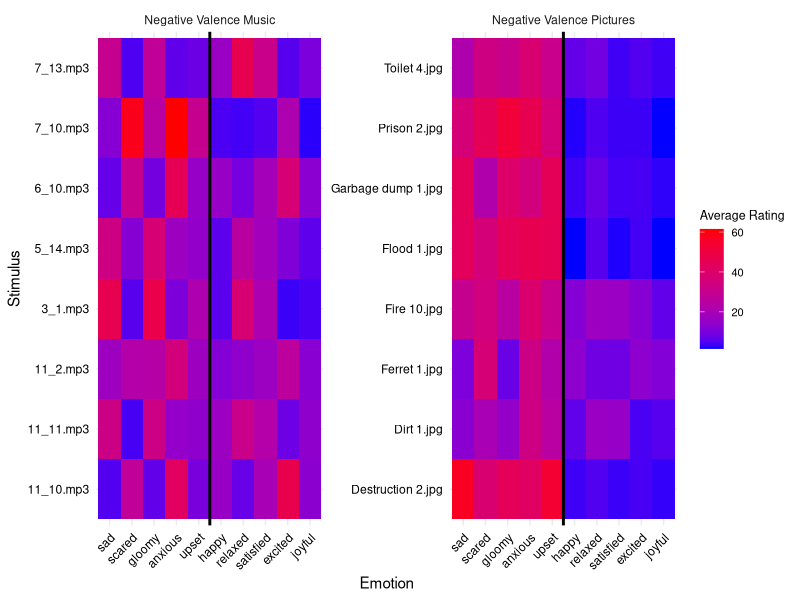
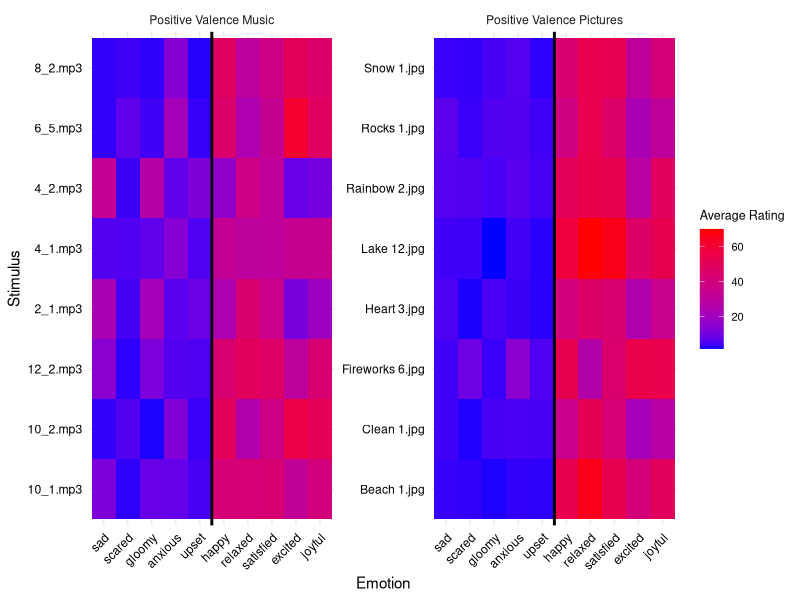
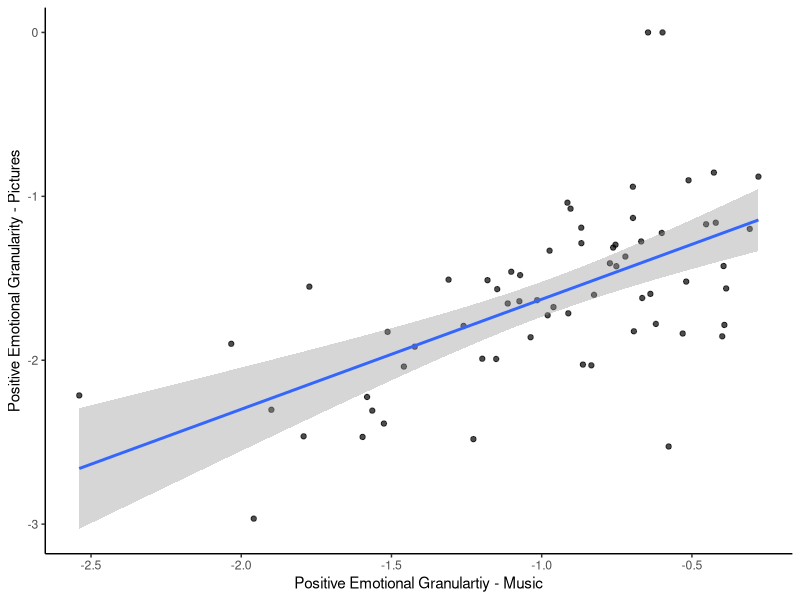
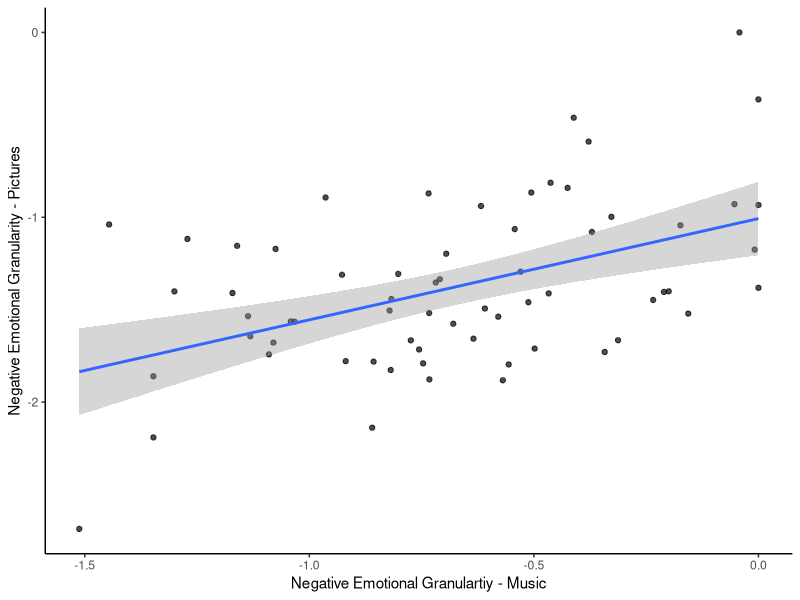
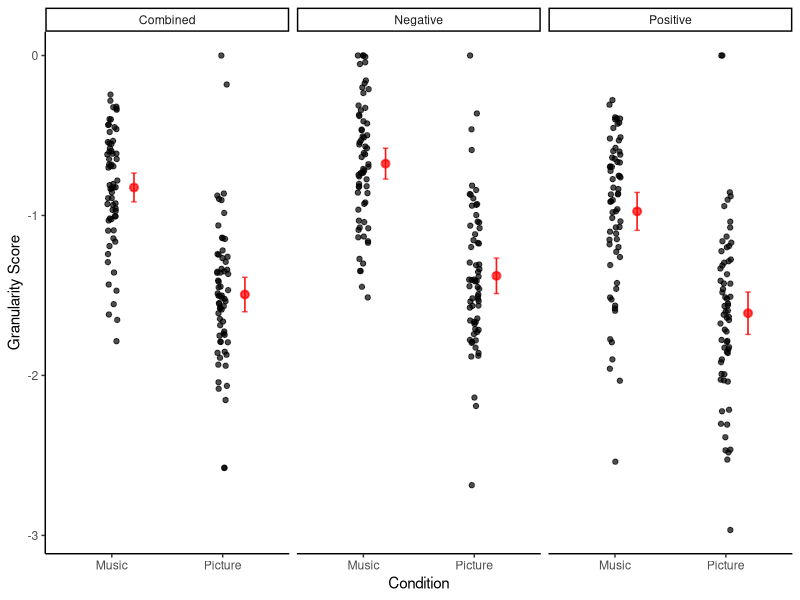
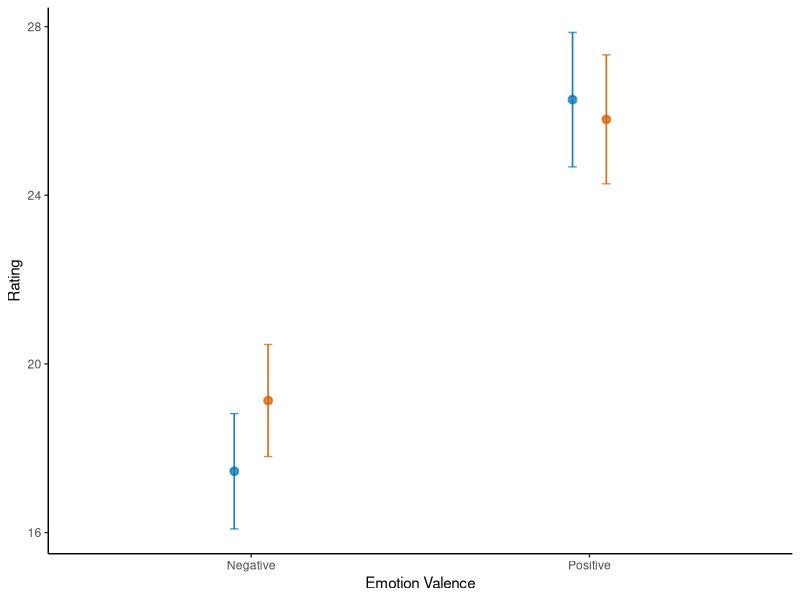
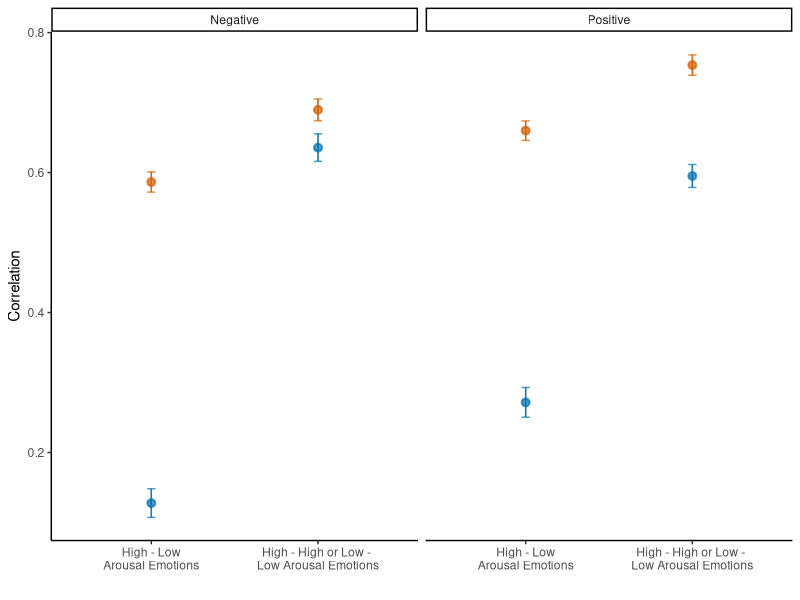
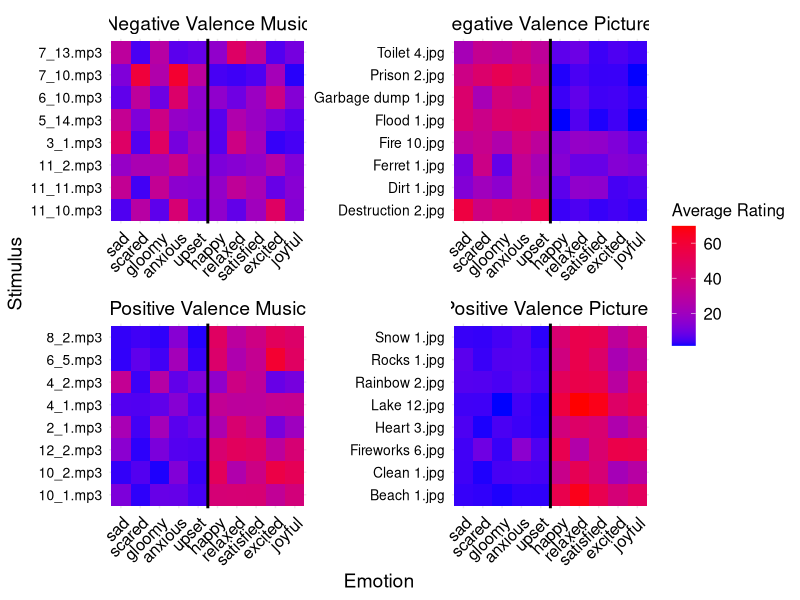

The R script that drew these images, in order:
## ---- chunk 1
library(lmerTest)
library(tidyverse)
library(corrplot)
## ---- chunk 2
granularity_scores <- read.csv(file='../data/study2_granularityscores.csv')

pos_ratings <- read.csv(file='../data/study2_positiveratings.csv')

neg_ratings <- read.csv(file='../data/study2_negativeratings.csv')
## ---- chunk 3
averages_pos <- pos_ratings %>%
  pivot_longer(happy:relaxed, names_to = "Emotion", values_to = "Response") %>%
  group_by(stim, condition, Emotion) %>%
  summarise(
     `Average Rating` = mean(Response, na.rm = TRUE)
    )

averages_neg <- neg_ratings %>%
  pivot_longer(gloomy:upset, names_to = "Emotion", values_to = "Response") %>%
  group_by(stim, condition,Emotion) %>%
  summarise(
    `Average Rating` = mean(Response, na.rm = TRUE)
    )

# Positive and Negative picture and music lists
pos_pic <- c("Beach 1.jpg", "Fireworks 6.jpg", "Lake 12.jpg", "Rainbow 2.jpg", "Clean 1.jpg", "Heart 3.jpg", "Rocks 1.jpg", "Snow 1.jpg")
neg_pic <- c("Dirt 1.jpg", "Ferret 1.jpg", "Fire 10.jpg", "Flood 1.jpg", "Destruction 2.jpg", "Garbage dump 1.jpg", "Prison 2.jpg", "Toilet 4.jpg")

pos_music <- c("2_1.mp3", "4_1.mp3", "4_2.mp3", "6_5.mp3", "8_2.mp3", "10_1.mp3", "10_2.mp3", "12_2.mp3")
neg_music <- c("3_1.mp3", "5_14.mp3", "6_10.mp3", "7_10.mp3", "7_13.mp3", "11_2.mp3", "11_10.mp3", "11_11.mp3")

# Apply the filter function
# Create a function to filter data by positive or negative images/music
filter_by_type <- function(data, type_list, column_name) {
  data %>%
    filter(!!sym(column_name) %in% type_list)
}
averages_master <- rbind(averages_pos,averages_neg)
pos_pic_data <- filter_by_type(averages_master, pos_pic, "stim")
neg_pic_data <- filter_by_type(averages_master, neg_pic, "stim")

pos_music_data <- filter_by_type(averages_master, pos_music, "stim")
neg_music_data <- filter_by_type(averages_master, neg_music, "stim")

neg_averages <- rbind(neg_pic_data,neg_music_data)

neg_averages$Emotion <- factor(neg_averages$Emotion, levels = c("sad", "scared", "gloomy", "anxious", "upset", "happy", "relaxed", "satisfied", "excited", "joyful"))

neg_averages <- neg_averages %>%
  mutate(condition = recode(condition, music = "Negative Valence Music", pic = "Negative Valence Pictures")) 

ggplot(neg_averages,aes(x = Emotion, y = stim, fill = `Average Rating`)) +
    geom_tile() +
    #ggtitle(paste("Average Responses by Emotion and Stimulus for", group_name)) +
    xlab("Emotion") +
    ylab("Stimulus") +
    scale_fill_gradient(low = "blue", high = "red") +  # Adjust color scheme as needed
    theme_minimal() +
    theme(axis.text.x = element_text(angle = 45, hjust = 1, color = "black"), axis.text.y = element_text(color = "black"), plot.background = element_rect(fill = "white", color = NA),  # Set plot background to white
        panel.background = element_rect(fill = "white", color = NA),legend.title = element_text(size = 9), 
               legend.text = element_text(size = 8)) +
  facet_wrap(~condition, scales = "free") +
  geom_vline(xintercept=5.5, color="black", linetype="solid", size=1)

pos_averages <- rbind(pos_pic_data,pos_music_data)

pos_averages$Emotion <- factor(pos_averages$Emotion, levels = c("sad", "scared", "gloomy", "anxious", "upset", "happy", "relaxed", "satisfied", "excited", "joyful"))

pos_averages <- pos_averages %>%
  mutate(condition = recode(condition, music = "Positive Valence Music", pic = "Positive Valence Pictures"))

ggplot(pos_averages, aes(x = Emotion, y = stim, fill = `Average Rating`)) +
    geom_tile() +
    #ggtitle(paste("Average Responses by Emotion and Stimulus for", group_name)) +
    xlab("Emotion") +
    ylab("Stimulus") +
    scale_fill_gradient(low = "blue", high = "red") +  # Adjust color scheme as needed
    theme_minimal() +
    theme(axis.text.x = element_text(angle = 45, hjust = 1, color = "black"), axis.text.y = element_text(color = "black"), plot.background = element_rect(fill = "white", color = NA),  # Set plot background to white
        panel.background = element_rect(fill = "white", color = NA),legend.title = element_text(size = 9), 
               legend.text = element_text(size = 8)) +
  facet_wrap(~condition, scales = "free") +
  geom_vline(xintercept=5.5, color="black", linetype="solid", size=1)

averages_total <- rbind(pos_averages, neg_averages)

averages_total_plot <-
ggplot(averages_total, aes(x = Emotion, y = stim, fill = `Average Rating`)) +
    geom_tile() +
    #ggtitle(paste("Average Responses by Emotion and Stimulus for", group_name)) +
    xlab("Emotion") +
    ylab("Stimulus") +
    scale_fill_gradient(low = "blue", high = "red") +  # Adjust color scheme as needed
    theme_minimal() +
    theme(axis.text.x = element_text(angle = 45, hjust = 1, color = "black", size = 12), 
          axis.text.y = element_text(color = "black", size=10),
          strip.text = element_text(color = "black", size=14),
          axis.title = element_text(color = "black", size=14),
          plot.background = element_rect(fill = "white", color = NA),  # Set plot background to white
        panel.background = element_rect(fill = "white", color = NA),
        legend.title = element_text(size = 12), 
            legend.text = element_text(size = 12)
        ) +
  facet_wrap(~condition, scales = "free") +
  geom_vline(xintercept=5.5, color="black", linetype="solid", size=1)

ggsave('../heatmap_averagestudy2.png',averages_total_plot, dpi=1000, width=9)
## ---- chunk 4
#pos - music
pos_ratings_music <- pos_ratings %>%
  subset(condition=="music")

# Select only the numeric columns for the correlation matrix
matrix_columns <- pos_ratings_music[c(3:7)]

# Calculate the correlation matrix
correlation_matrix <- cor(matrix_columns, use = "complete.obs")

# Function to compute significance levels
cor.mtest <- function(mat, conf.level = 0.95) {
  mat <- as.matrix(mat)
  n <- ncol(mat)
  p.mat <- matrix(NA, n, n)
  diag(p.mat) <- 0
  for (i in 1:(n - 1)) {
    for (j in (i + 1):n) {
      tmp <- cor.test(mat[, i], mat[, j], conf.level = conf.level)
      p.mat[i, j] <- p.mat[j, i] <- tmp$p.value
    }
  }
  colnames(p.mat) <- rownames(p.mat) <- colnames(mat)
  p.mat
}

# Compute p-values
p_values <- cor.mtest(matrix_columns)

# Specify the folder where you want to save the file
output_folder <- "../results/qualtrics/"

# Combine the folder path with the file name
output_file <- file.path(output_folder, "full_surveys_corrmatrix.png")

# Open a PNG device with the specified file path
png(output_file, width = 800, height = 800)

# Generate the corrplot
corrplot(correlation_matrix, method = "circle", type = "upper", 
         p.mat = p_values, sig.level = 0.05, insig = "blank",
         tl.col = "black", tl.srt = 45, addCoef.col = NULL,
         col = colorRampPalette(c("blue", "white", "red"))(200))

title(main = "", col.main = "black", font.main = 4)

# Close the PNG device
dev.off()

#pos-pics
pos_ratings_pic <- pos_ratings %>%
  subset(condition=="pic")

# Select only the numeric columns for the correlation matrix
matrix_columns <- pos_ratings_pic[c(3:7)]

# Calculate the correlation matrix
correlation_matrix <- cor(matrix_columns, use = "complete.obs")

# Function to compute significance levels
cor.mtest <- function(mat, conf.level = 0.95) {
  mat <- as.matrix(mat)
  n <- ncol(mat)
  p.mat <- matrix(NA, n, n)
  diag(p.mat) <- 0
  for (i in 1:(n - 1)) {
    for (j in (i + 1):n) {
      tmp <- cor.test(mat[, i], mat[, j], conf.level = conf.level)
      p.mat[i, j] <- p.mat[j, i] <- tmp$p.value
    }
  }
  colnames(p.mat) <- rownames(p.mat) <- colnames(mat)
  p.mat
}

# Compute p-values
p_values <- cor.mtest(matrix_columns)

# Specify the folder where you want to save the file
output_folder <- "../results/qualtrics/"

# Combine the folder path with the file name
output_file <- file.path(output_folder, "full_surveys_corrmatrix.png")

# Open a PNG device with the specified file path
png(output_file, width = 800, height = 800)

# Generate the corrplot
corrplot(correlation_matrix, method = "circle", type = "upper", 
         p.mat = p_values, sig.level = 0.05, insig = "blank",
         tl.col = "black", tl.srt = 45, addCoef.col = NULL,
         col = colorRampPalette(c("blue", "white", "red"))(200))

title(main = "", col.main = "black", font.main = 4)

# Close the PNG device
dev.off()

#neg - music
neg_ratings_pic <- neg_ratings %>%
  subset(condition=="pic")

# Select only the numeric columns for the correlation matrix
matrix_columns <- neg_ratings_pic[c(3:7)]

# Calculate the correlation matrix
correlation_matrix <- cor(matrix_columns, use = "complete.obs")

# Function to compute significance levels
cor.mtest <- function(mat, conf.level = 0.95) {
  mat <- as.matrix(mat)
  n <- ncol(mat)
  p.mat <- matrix(NA, n, n)
  diag(p.mat) <- 0
  for (i in 1:(n - 1)) {
    for (j in (i + 1):n) {
      tmp <- cor.test(mat[, i], mat[, j], conf.level = conf.level)
      p.mat[i, j] <- p.mat[j, i] <- tmp$p.value
    }
  }
  colnames(p.mat) <- rownames(p.mat) <- colnames(mat)
  p.mat
}

# Compute p-values
p_values <- cor.mtest(matrix_columns)

# Specify the folder where you want to save the file
output_folder <- "../results/qualtrics/"

# Combine the folder path with the file name
output_file <- file.path(output_folder, "full_surveys_corrmatrix.png")

# Open a PNG device with the specified file path
png(output_file, width = 800, height = 800)

# Generate the corrplot
corrplot(correlation_matrix, method = "circle", type = "upper", 
         p.mat = p_values, sig.level = 0.05, insig = "blank",
         tl.col = "black", tl.srt = 45, addCoef.col = NULL,
         col = colorRampPalette(c("blue", "white", "red"))(200))

title(main = "", col.main = "black", font.main = 4)

# Close the PNG device
dev.off()

#pos-pics
pos_ratings_pic <- pos_ratings %>%
  subset(condition=="pic")

# Select only the numeric columns for the correlation matrix
matrix_columns <- pos_ratings_pic[c(3:7)]

# Calculate the correlation matrix
correlation_matrix <- cor(matrix_columns, use = "complete.obs")

# Function to compute significance levels
cor.mtest <- function(mat, conf.level = 0.95) {
  mat <- as.matrix(mat)
  n <- ncol(mat)
  p.mat <- matrix(NA, n, n)
  diag(p.mat) <- 0
  for (i in 1:(n - 1)) {
    for (j in (i + 1):n) {
      tmp <- cor.test(mat[, i], mat[, j], conf.level = conf.level)
      p.mat[i, j] <- p.mat[j, i] <- tmp$p.value
    }
  }
  colnames(p.mat) <- rownames(p.mat) <- colnames(mat)
  p.mat
}

# Compute p-values
p_values <- cor.mtest(matrix_columns)

# Specify the folder where you want to save the file
output_folder <- "../results/qualtrics/"

# Combine the folder path with the file name
output_file <- file.path(output_folder, "full_surveys_corrmatrix.png")

# Open a PNG device with the specified file path
png(output_file, width = 800, height = 800)

# Generate the corrplot
corrplot(correlation_matrix, method = "circle", type = "upper", 
         p.mat = p_values, sig.level = 0.05, insig = "blank",
         tl.col = "black", tl.srt = 45, addCoef.col = NULL,
         col = colorRampPalette(c("blue", "white", "red"))(200))

title(main = "", col.main = "black", font.main = 4)

# Close the PNG device
dev.off()
## ---- chunk 5
#granularity across pics + music
##positive
cor.test(granularity_scores$posmusicICC, granularity_scores$pospicICC)

##negative
cor.test(granularity_scores$negmusicICC, granularity_scores$negpicICC)

##combined
cor.test(granularity_scores$allmusicICC, granularity_scores$allpicICC)
## ---- chunk 6
#granularity across pics + music
##positive
t.test(granularity_scores$posmusicICC, granularity_scores$pospicICC, paired=TRUE)

##negative
t.test(granularity_scores$negmusicICC, granularity_scores$negpicICC, paired=TRUE)

##combined
t.test(granularity_scores$allmusicICC, granularity_scores$allpicICC, paired=TRUE)
## ---- chunk 7
#gloomy sad scared anxious upset
neg_ratings$average <- (neg_ratings$gloomy + neg_ratings$sad + neg_ratings$scared + neg_ratings$anxious + neg_ratings$gloomy)/5

neg_averages <-
  neg_ratings %>%
  group_by(Participant.Public.ID, condition) %>%
  dplyr::summarize(mean = mean(average))

neg_averages$valence <- "Negative"

m1 <- lmer(data=neg_averages, mean ~ condition + (1|Participant.Public.ID))
summary(m1)

#relaxed, excited, satisfied, happy, joyful
pos_ratings$average <- (pos_ratings$relaxed + pos_ratings$excited + pos_ratings$satisfied + pos_ratings$happy + pos_ratings$joyful)/5

pos_averages <-
  pos_ratings %>%
  group_by(Participant.Public.ID, condition) %>%
  dplyr::summarize(mean = mean(average))

pos_averages$valence <- "Positive"

m1 <- lmer(data=pos_averages, mean ~ condition + (1|Participant.Public.ID))
summary(m1)

averages <- rbind(neg_averages, pos_averages)
## ---- chunk 8
#correlation between ICCs
ggplot(data=granularity_scores, aes(x=posmusicICC, y=pospicICC)) +
  theme_classic()+
  theme(legend.position = "none")+
  geom_point(alpha=0.7) +
  geom_smooth(method="lm") +
  xlab("Positive Emotional Granulartiy - Music") +
  ylab("Positive Emotional Granularity - Pictures")

ggplot(data=granularity_scores, aes(x=negmusicICC, y=negpicICC)) +
  theme_classic()+
  theme(legend.position = "none")+
  geom_point(alpha=0.7) +
  geom_smooth(method="lm") +
  xlab("Negative Emotional Granulartiy - Music") +
  ylab("Negative Emotional Granularity - Pictures")

#magnitude differences in ICCs
granularity_scores_long <-
  granularity_scores %>%
  pivot_longer(negmusicICC:allpicICC) 
  
granularity_scores_long$valence <- ifelse(grepl("^neg",granularity_scores_long$name), "Negative", "Positive")
granularity_scores_long$valence <- ifelse(grepl("^all",granularity_scores_long$name), "Combined", granularity_scores_long$valence)
granularity_scores_long$condition <- ifelse(grepl("pic",granularity_scores_long$name), "Picture", "Music")


ggplot(data=granularity_scores_long, aes(x=condition, y=value)) +
  stat_summary(fun.data = 'mean_cl_normal', geom = 'errorbar', width = 0.05, alpha=0.7,position = position_nudge(x = .2, y = 0),color="red") +
  stat_summary(fun.data = 'mean_cl_normal', geom = 'pointrange', alpha=0.7,position = position_nudge(x = .2, y = 0),color="red")+
  theme_classic()+
  theme(legend.position = "none") +
  facet_wrap(~valence,scales = "free_x") +
  geom_jitter(alpha=0.7, width=0.05) +
  #geom_violinhalf(position = position_nudge(x = .2, y = 0))
  xlab("Condition") +
  ylab("Granularity Score")

#magnitude differences in raw ratings (not ICC)
ggplot(data=averages, aes(x=valence, y=mean, color=condition)) +
     stat_summary(fun.data = 'mean_se', geom = 'errorbar', width = 0.05, alpha=0.7,position=position_dodge(width=0.2)) +
  stat_summary(fun.data = 'mean_se', geom = 'pointrange', alpha=0.7,position=position_dodge(width=0.2))+
  theme_classic()+
  theme(legend.position = "none") +
  xlab("Emotion Valence") +
  ylab("Rating") +
  scale_color_manual(values=c("#0072B2", "#D55E00" )) +
  scale_fill_manual(values=c("#0072B2","#D55E00"))
## ---- chunk 9
##Pos emotions
#relaxed, excited, satisfied, happy, joyful

#relaxed - excited
relaxed_excited_cor <-
  pos_ratings %>%
  group_by(Participant.Public.ID, condition) %>%
  dplyr::summarize(cor = cor(relaxed, excited))

relaxed_excited_cor_pics <- relaxed_excited_cor %>%
  subset(condition == "pic")

relaxed_excited_cor_music <- relaxed_excited_cor %>%
  subset(condition == "music")

t.test(relaxed_excited_cor_music$cor, relaxed_excited_cor_pics$cor, paired=TRUE)

#relaxed - satisfied
relaxed_satisfied_cor <-
  pos_ratings %>%
  group_by(Participant.Public.ID, condition) %>%
  dplyr::summarize(cor = cor(relaxed, satisfied))

relaxed_satisfied_cor_pics <- relaxed_satisfied_cor %>%
  subset(condition == "pic")

relaxed_satisfied_cor_music <- relaxed_satisfied_cor %>%
  subset(condition == "music")

t.test(relaxed_satisfied_cor_music$cor, relaxed_satisfied_cor_pics$cor, paired=TRUE)

#relaxed - happy
relaxed_happy_cor <-
  pos_ratings %>%
  group_by(Participant.Public.ID, condition) %>%
  dplyr::summarize(cor = cor(relaxed, happy))

relaxed_happy_cor_pics <- relaxed_happy_cor %>%
  subset(condition == "pic")

relaxed_happy_cor_music <- relaxed_happy_cor %>%
  subset(condition == "music")

t.test(relaxed_happy_cor_music$cor, relaxed_happy_cor_pics$cor, paired=TRUE)

#relaxed - joyful
relaxed_joyful_cor <-
  pos_ratings %>%
  group_by(Participant.Public.ID, condition) %>%
  dplyr::summarize(cor = cor(relaxed, joyful))

relaxed_joyful_cor_pics <- relaxed_joyful_cor %>%
  subset(condition == "pic")

relaxed_joyful_cor_music <- relaxed_joyful_cor %>%
  subset(condition == "music")

t.test(relaxed_joyful_cor_music$cor, relaxed_joyful_cor_pics$cor, paired=TRUE)

#excited - satisfied
excited_satisfied_cor <-
  pos_ratings %>%
  group_by(Participant.Public.ID, condition) %>%
  dplyr::summarize(cor = cor(excited, satisfied))

excited_satisfied_cor_pics <- excited_satisfied_cor %>%
  subset(condition == "pic")

excited_satisfied_cor_music <- excited_satisfied_cor %>%
  subset(condition == "music")

t.test(excited_satisfied_cor_music$cor, excited_satisfied_cor_pics$cor, paired=TRUE)

#excited - happy
excited_happy_cor <-
  pos_ratings %>%
  group_by(Participant.Public.ID, condition) %>%
  dplyr::summarize(cor = cor(excited, happy))

excited_happy_cor_pics <- excited_happy_cor %>%
  subset(condition == "pic")

excited_happy_cor_music <- excited_happy_cor %>%
  subset(condition == "music")

t.test(excited_happy_cor_music$cor, excited_happy_cor_pics$cor, paired=TRUE)

#excited - joyful
excited_joyful_cor <-
  pos_ratings %>%
  group_by(Participant.Public.ID, condition) %>%
  dplyr::summarize(cor = cor(excited, joyful))

excited_joyful_cor_pics <- excited_joyful_cor %>%
  subset(condition == "pic")

excited_joyful_cor_music <- excited_joyful_cor %>%
  subset(condition == "music")

t.test(excited_joyful_cor_music$cor, excited_joyful_cor_pics$cor, paired=TRUE)

#satisfied - happy
satisfied_happy_cor <-
  pos_ratings %>%
  group_by(Participant.Public.ID, condition) %>%
  dplyr::summarize(cor = cor(satisfied, happy))

satisfied_happy_cor_pics <- satisfied_happy_cor %>%
  subset(condition == "pic")

satisfied_happy_cor_music <- satisfied_happy_cor %>%
  subset(condition == "music")

t.test(satisfied_happy_cor_music$cor, satisfied_happy_cor_pics$cor, paired=TRUE)

#satisfied - joyful
satisfied_joyful_cor <-
  pos_ratings %>%
  group_by(Participant.Public.ID, condition) %>%
  dplyr::summarize(cor = cor(satisfied, joyful))

satisfied_joyful_cor_pics <- satisfied_joyful_cor %>%
  subset(condition == "pic")

satisfied_joyful_cor_music <- satisfied_joyful_cor %>%
  subset(condition == "music")

t.test(satisfied_joyful_cor_music$cor, satisfied_joyful_cor_pics$cor, paired=TRUE)

#joyful - happy
joyful_happy_cor <-
  pos_ratings %>%
  group_by(Participant.Public.ID, condition) %>%
  dplyr::summarize(cor = cor(joyful, happy))

joyful_happy_cor_pics <- joyful_happy_cor %>%
  subset(condition == "pic")

joyful_happy_cor_music <- joyful_happy_cor %>%
  subset(condition == "music")

t.test(joyful_happy_cor_music$cor, joyful_happy_cor_pics$cor, paired=TRUE)

#neg emotions
#gloomy sad scared anxious upset
#gloomy - sad
gloomy_sad_cor <-
  neg_ratings %>%
  group_by(Participant.Public.ID, condition) %>%
  dplyr::summarize(cor = cor(gloomy, sad))

gloomy_sad_cor_pics <- gloomy_sad_cor %>%
  subset(condition == "pic")

gloomy_sad_cor_music <- gloomy_sad_cor %>%
  subset(condition == "music")

t.test(gloomy_sad_cor_music$cor, gloomy_sad_cor_pics$cor, paired=TRUE)

#gloomy - scared
gloomy_scared_cor <-
  neg_ratings %>%
  group_by(Participant.Public.ID, condition) %>%
  dplyr::summarize(cor = cor(gloomy, scared))

gloomy_scared_cor_pics <- gloomy_scared_cor %>%
  subset(condition == "pic")

gloomy_scared_cor_music <- gloomy_scared_cor %>%
  subset(condition == "music")

t.test(gloomy_scared_cor_music$cor, gloomy_scared_cor_pics$cor, paired=TRUE)

#gloomy - anxious
gloomy_anxious_cor <-
  neg_ratings %>%
  group_by(Participant.Public.ID, condition) %>%
  dplyr::summarize(cor = cor(gloomy, anxious))

gloomy_anxious_cor_pics <- gloomy_anxious_cor %>%
  subset(condition == "pic")

gloomy_anxious_cor_music <- gloomy_anxious_cor %>%
  subset(condition == "music")

t.test(gloomy_anxious_cor_music$cor, gloomy_anxious_cor_pics$cor, paired=TRUE)

#gloomy - upset
gloomy_upset_cor <-
  neg_ratings %>%
  group_by(Participant.Public.ID, condition) %>%
  dplyr::summarize(cor = cor(gloomy, upset))

gloomy_upset_cor_pics <- gloomy_upset_cor %>%
  subset(condition == "pic")

gloomy_upset_cor_music <- gloomy_upset_cor %>%
  subset(condition == "music")

t.test(gloomy_upset_cor_music$cor, gloomy_upset_cor_pics$cor, paired=TRUE)

#sad - scared
sad_scared_cor <-
  neg_ratings %>%
  group_by(Participant.Public.ID, condition) %>%
  dplyr::summarize(cor = cor(sad, scared))

sad_scared_cor_pics <- sad_scared_cor %>%
  subset(condition == "pic")

sad_scared_cor_music <- sad_scared_cor %>%
  subset(condition == "music")

t.test(sad_scared_cor_music$cor, sad_scared_cor_pics$cor, paired=TRUE)

#sad - anxious
sad_anxious_cor <-
  neg_ratings %>%
  group_by(Participant.Public.ID, condition) %>%
  dplyr::summarize(cor = cor(sad, anxious))

sad_anxious_cor_pics <- sad_anxious_cor %>%
  subset(condition == "pic")

sad_anxious_cor_music <- sad_anxious_cor %>%
  subset(condition == "music")

t.test(sad_anxious_cor_music$cor, sad_anxious_cor_pics$cor, paired=TRUE)

#sad - upset
sad_upset_cor <-
  neg_ratings %>%
  group_by(Participant.Public.ID, condition) %>%
  dplyr::summarize(cor = cor(sad, upset))

sad_upset_cor_pics <- sad_upset_cor %>%
  subset(condition == "pic")

sad_upset_cor_music <- sad_upset_cor %>%
  subset(condition == "music")

t.test(sad_upset_cor_music$cor, sad_upset_cor_pics$cor, paired=TRUE)

#scared - anxious
scared_anxious_cor <-
  neg_ratings %>%
  group_by(Participant.Public.ID, condition) %>%
  dplyr::summarize(cor = cor(scared, anxious))

scared_anxious_cor_pics <- scared_anxious_cor %>%
  subset(condition == "pic")

scared_anxious_cor_music <- scared_anxious_cor %>%
  subset(condition == "music")

t.test(scared_anxious_cor_music$cor, scared_anxious_cor_pics$cor, paired=TRUE)

#scared - upset
scared_upset_cor <-
  neg_ratings %>%
  group_by(Participant.Public.ID, condition) %>%
  dplyr::summarize(cor = cor(scared, upset))

scared_upset_cor_pics <- scared_upset_cor %>%
  subset(condition == "pic")

scared_upset_cor_music <- scared_upset_cor %>%
  subset(condition == "music")

t.test(scared_upset_cor_music$cor, scared_upset_cor_pics$cor, paired=TRUE)

#upset - anxious
upset_anxious_cor <-
  neg_ratings %>%
  group_by(Participant.Public.ID, condition) %>%
  dplyr::summarize(cor = cor(upset, anxious))

upset_anxious_cor_pics <- upset_anxious_cor %>%
  subset(condition == "pic")

upset_anxious_cor_music <- upset_anxious_cor %>%
  subset(condition == "music")

t.test(upset_anxious_cor_music$cor, upset_anxious_cor_pics$cor, paired=TRUE)
## ---- chunk 10
##Pos emotions
#relaxed (low), excited (high), satisfied (low), happy (high), joyful (high)
relaxed_excited_cor$arousal_dif <- "different"
relaxed_satisfied_cor$arousal_dif <- "same"
relaxed_happy_cor$arousal_dif <- "different"
relaxed_joyful_cor$arousal_dif <- "different"
excited_satisfied_cor$arousal_dif <- "different"
excited_happy_cor$arousal_dif <- "same"
excited_joyful_cor$arousal_dif <- "same"
satisfied_happy_cor$arousal_dif <- "different"
satisfied_joyful_cor$arousal_dif <- "different"
joyful_happy_cor$arousal_dif <- "same"

master <- rbind(relaxed_excited_cor, relaxed_satisfied_cor, relaxed_happy_cor, 
                relaxed_joyful_cor,excited_satisfied_cor,excited_happy_cor,
                excited_joyful_cor,satisfied_happy_cor,satisfied_joyful_cor,
                joyful_happy_cor)
master$condition <- as.factor(master$condition)
contrasts(master$condition) <- c(-0.5,0.5)
master$arousal_dif <- as.factor(master$arousal_dif)
contrasts(master$arousal_dif) <- c(-0.5,0.5)

test <- lmer(data=master, scale(cor) ~ condition*arousal_dif + (condition*arousal_dif|Participant.Public.ID))
summary(test)

##Neg emotions
gloomy_sad_cor$arousal_dif <- "same"
gloomy_scared_cor$arousal_dif <- "different"
gloomy_anxious_cor$arousal_dif <- "different"
gloomy_upset_cor$arousal_dif <- "different"
sad_anxious_cor$arousal_dif <- "different"
sad_upset_cor$arousal_dif <- "different"
scared_anxious_cor$arousal_dif <- "same"
scared_upset_cor$arousal_dif <- "same"
upset_anxious_cor$arousal_dif <- "same"
sad_scared_cor$arousal_dif <- "different"

master_neg <- rbind(gloomy_sad_cor, gloomy_scared_cor, gloomy_anxious_cor, 
                gloomy_upset_cor,sad_anxious_cor,sad_upset_cor,
                scared_upset_cor,scared_anxious_cor,scared_anxious_cor,
                sad_scared_cor)
master_neg$condition <- as.factor(master_neg$condition)
contrasts(master_neg$condition) <- c(-0.5,0.5)
master_neg$arousal_dif <- as.factor(master_neg$arousal_dif)
contrasts(master_neg$arousal_dif) <- c(-0.5,0.5)

test <- lmer(data=master_neg, scale(cor) ~ condition*arousal_dif + (condition*arousal_dif|Participant.Public.ID))
summary(test)

master$valence <- "Positive"
master_neg$valence <- "Negative"

master_posneg <- rbind(master,master_neg)
## ---- chunk 11
master_posneg %>%
  mutate(arousal_dif = recode(arousal_dif, "different" = "High - Low\nArousal Emotions", "same" = "High - High or Low - \nLow Arousal Emotions")) %>%
  ggplot(aes(x=arousal_dif, y=cor, color=condition)) +
   stat_summary(fun.data = 'mean_se', geom = 'errorbar', width = 0.05, alpha=0.7) +
  stat_summary(fun.data = 'mean_se', geom = 'pointrange', alpha=0.7)+
  theme_classic() +
  theme(legend.position = "none") +
  facet_grid(~valence)+
  xlab("") +
  ylab("Correlation")  +
  scale_color_manual(values=c("#0072B2", "#D55E00" )) +
  scale_fill_manual(values=c("#0072B2","#D55E00"))
